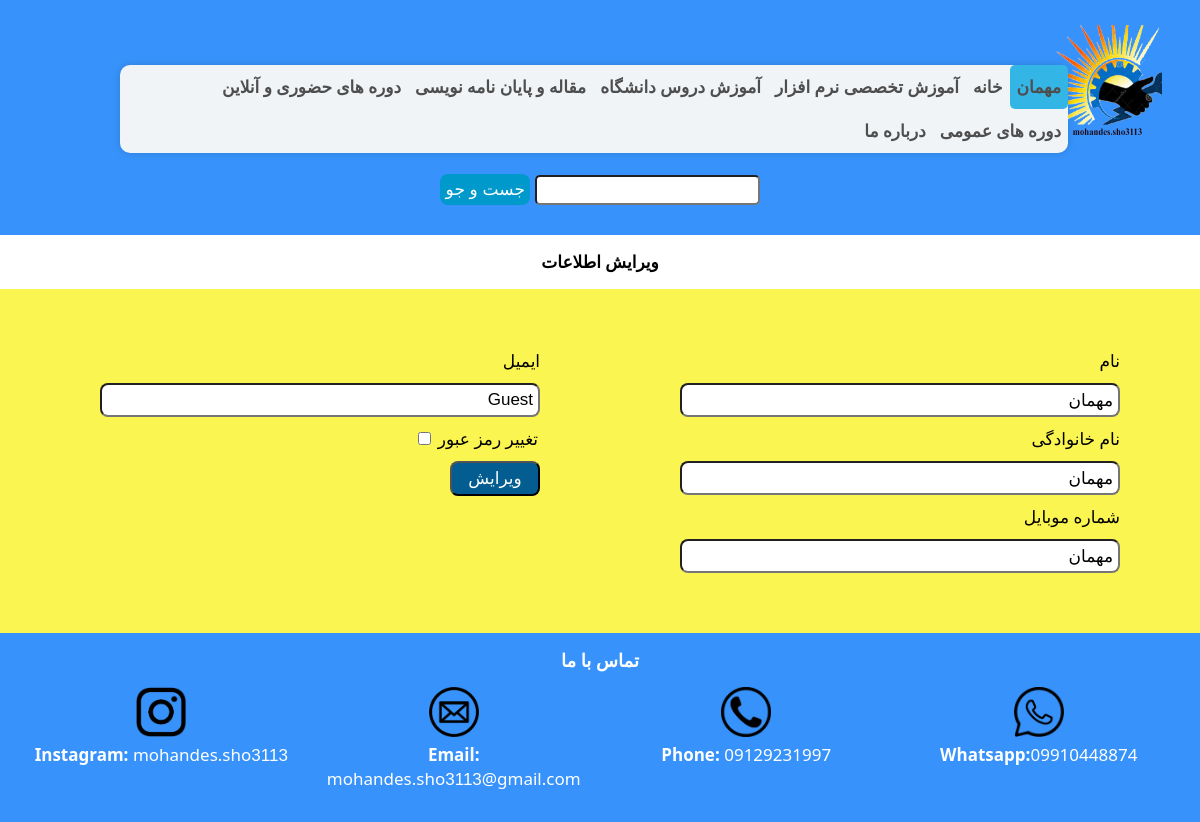
The page /information.php (signed in) on the database its author committed.
### tables this page shows
CREATE TABLE `users` (
  `id` int(200) NOT NULL,
  `username` varchar(30) NOT NULL,
  `name` varchar(20) NOT NULL DEFAULT 'کاربر',
  `family` varchar(20) NOT NULL,
  `number` varchar(20) NOT NULL,
  `password` varchar(20) NOT NULL,
  `access` int(10) NOT NULL DEFAULT 0
);

### config.php (called while the page is built, shortened)
<?php
function selectInformation($connection, $id)
{
    $query = "SET NAMES utf8" ;
    $query = "SELECT * FROM users WHERE id='$id'" ;
    $result = $connection->query($query);
    return $result;
}
function selectAcces($connection,$id)
{
    $query = "SELECT access FROM users WHERE id='$id'" ;
    $result = $connection->query($query);
    $row=$result->fetch_assoc();
    return "user";
}

### information.php (the view, shortened to what this page needs)
<?php
require_once "header.php";
?>
<div class="row col-12" style="text-align: center;font-weight: bolder;background-color: white">
<p>ویرایش اطلاعات</p>
</div>
<div class="row login">
    <form method="post" name="enter" action="validation.php">
        <div class="col-5" style="float: right">
            <div class="col-12" >
                نام
            </div>
            <div class="col-12">
                    <input class="input" name="name" type="text" value="<?php echo $row['name']?>">
            </div>
            <div class="col-12">
                نام خانوادگی
            </div>
            <div class="col-12">
                <input class="input" name="family" type="text" value="<?php echo $row['family']?>">
            </div>
            <div class="col-12">
                شماره موبایل
            </div>
            <div class="col-12">
                <input class="input" name="number" type="text" value="<?php echo $row['number']?>">
            </div>
        </div>
        <div class="col-5" style="float: right">
            <div class="col-12">
                ایمیل
            </div>
            <div class="col-12">
                <input class="input" name="email" type="email" value="<?php echo $row['username']?>">
            </div>
            <div class="col-12" style="display: inline">
                <input type="checkbox" id="checkShowPassBox" onclick="showPassbox()" >
                <div style="display: inline;margin: 2px">
                    تغییر رمز عبور
                </div>
            </div>
            <div class="col-12">
                <input class="submit" name="edit" type="submit" value="ویرایش">
            </div>
        </div>
    </form>
</div>
<?php
require_once 'footer.php';

### header.php (shortened to what this page needs)
<?php
require_once "config.php";
$dateToDay=gregorian_to_jalali(date("Y"),date("m"),date("d"),' / ');
$con=connect();
$viweThisDay=viweThisDay($con,$dateToDay);
$viweAll=viweAll($con);
?>
<!DOCTYPE html>
<html>
<head>
    <link href='http://www.fontonline.ir/css/BZar.css' rel='stylesheet' type='text/css'>
</head>
<body onscroll="setPadding();" onresize="setLayer();">
<div class="header col-12 headHight">
    <div style="width: 9%;float: left;padding-top: 40px" >
    </div>
    <div class="h" style="width: 81%;float: left;padding-top: 50px">
        <nav>
            <ul>
                <?php
                if(isset($_SESSION["name"]))
                {
                    $connection = connect();
                    $result = selectInformation($connection,$_SESSION['id']);
                    $row = $result->fetch_assoc();
                    ?>
                    <li style="background-color: #33b5e5;border-radius: 5px;"><a href=""><?php
                            echo $row["name"];;
                            ?></a>
                            <?php
                            if(selectAcces($connection,$_SESSION['id'])=='admin')
                            {
                                ?>
                                <li  style="background-color: yellow"><a href="addCurses.php">اضاف کردن دوره</a></li>
                                <li  style="background-color: yellow"><a href="addProfessor.php">اضاف کردن استاد</a></li>
                                <li  style="background-color: yellow"><a href="selectOptionExam.php">تنظیمات آزمون</a></li>
                                <?php
                            }
                            ?>
                    </li>
                    <?php
                }
                else{
                    ?>
                    <li style="background-color: #33b5e5;border-radius: 5px;"><a href="login.php">ورود/ثبت نام</a></li>
                    <?php
                }
                ?>
                <li><a href="index.php">خانه</a>
                </li>
                <li><a href="">آموزش تخصصی نرم افزار</a>
                </li>
                <li><a href="">آموزش دروس دانشگاه</a>
                </li>
                <li><a href="">مقاله و پایان نامه نویسی</a>
                </li>
                <li><a href="">دوره های حضوری و آنلاین</a>
                </li>
                <li><a href="">دوره های عمومی</a>
                </li>
                <li><a href="about.php">درباره ما</a></li>
            </ul>
        </nav>
    </div>
    <div style="width: 8%;float: left;padding-top: 10px" >
        <img src="logo/logo.png" height="110" width="110" style="float: right">
    </div>
    <div class="col-12" style="display: flex;justify-content: center">
        <form action="showSearch.php" method="get">
            <input type="submit" name="btnSearch" value="جست و جو" class="submit" style="background-color: #0099cc;border: none">
            <input type="text" name="searchText" style="border-radius: 5px;height: 30px;direction: rtl;">
        </form>
    </div>
    <?php
    if(isset($_SESSION["id"])) {
        if (selectAcces($con,$_SESSION['id'])=="admin"){
            ?>
            <div style="float: right;direction: rtl;padding: 20px">بازدید امروز: <?php echo $viweThisDay;?></div>
            <div style="float: right;direction: rtl;padding: 20px">بازدید کل:  <?php echo $viweAll;?></div>
            <?php
        }
    }
    ?>
</div>
                <?php
                if(isset($_SESSION["name"]))
                {
                    $connection = connect();
                    $result = selectInformation($connection,$_SESSION['id']);
                    ?>
                            <?php
                            if(selectAcces($connection,$_SESSION['id'])=='admin')
                            {
                                ?>
                                <li  style="background-color: yellow"><a href="addCurses.php">اضاف کردن دوره</a></li>
                                <li  style="background-color: yellow"><a href="addProfessor.php">اضاف کردن استاد</a></li>
                                <li  style="background-color: yellow"><a href="selectOptionExam.php">تنظیمات آزمون</a></li>
                                <li  style="background-color: white"><a href="showExams.php">آزمون ها</a></li>
                                <?php
                            }
                            ?>
                    <?php
                }
                else{
                    ?>
                    <li style="background-color: #33b5e5;border-radius: 5px;"><a href="login.php">ورود/ثبت نام</a></li>
                    <?php
                }
                ?>
    <?php
    if(isset($_SESSION["id"])) {
        if (selectAcces($con,$_SESSION['id'])=="admin"){
            ?>
            <div style="float: right;direction: rtl;padding: 20px">بازدید امروز: <?php echo $viweThisDay;?></div>
            <div style="float: right;direction: rtl;padding: 20px">بازدید کل:  <?php echo $viweAll;?></div>
            <?php
        }
    }
    ?>

### header.php (style rules this page uses)
* { box-sizing : border-box; font-size: 17px; padding: 0px; margin: 0px; }
.header { display: inline; background-color: #3793fb; box-shadow: 0px 1px 10px black; }
nav ul li a { display: block; padding: 10px 0px; color: #4e4e4e; text-decoration: none; direction: rtl; }
.col-5 { width:41.66%; }
.col-12 { width:100%; }
[class*="col-"] { float : left; padding : 15px; }
html { font-family : "B" , sans-serif; }
.row:after { content : ""; clear : both; display : block; }
body { background: #fbf551; font-family: 'Segoe UI', sans-serif; font-size: 15px; line-height: 24px; }
nav { text-align: center; }
nav ul { background: #f1f4f7; box-shadow: 0px 0px 9px rgba(0,0,0,0.15); border-radius: 10px; list-style: none; position: relative; display: inline-table; }
nav ul:after { content: ""; clear: both; display: block; }
nav ul li { float: right; position: relative; font-weight: bold; }
nav ul li a { display: block; padding: 10px 7px; color: #4e4e4e; text-decoration: none; }
.login div { text-align: right; margin: 40px; }
.login div div { margin: -10px; }
.submit { width: 90px; background-color : #035d91; border-radius: 8px; color: white; padding: 5px; }
.input { border-radius: 8px; padding: 5px; width: 100%; text-align: right; }

### rows shown on the page
users: name "مهمان", family "مهمان", number "مهمان", email "Guest"
